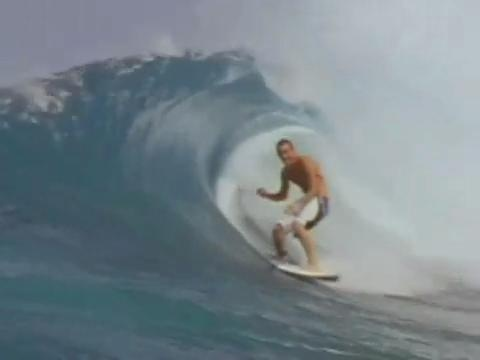
%> input picture dataset/start.jpg, 480 x 360 px
$ octave test1.m   (GNU Octave 9; MATLAB toolbox functions it lacks are replaced by stand-ins)
%> lines starting %> are read from the running program, lines starting %| are printed output that depends on the picture
start = rgb2gray(imread('D:\Kyu\Study\2021 Signal & System\HW1\dataset\start.jpg'));
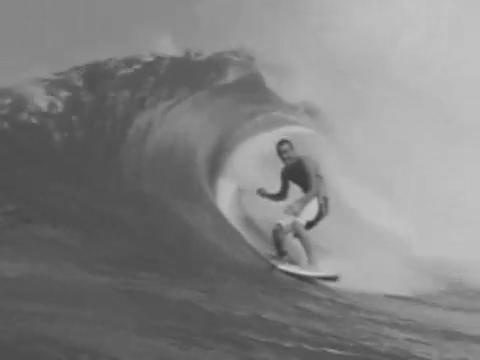
%> start: size 360x480 uint8; min 50, max 209, mean 129.6
img_1 = rgb2gray(imread('D:\Kyu\Study\2021 Signal & System\HW1\dataset\0010.jpg'));
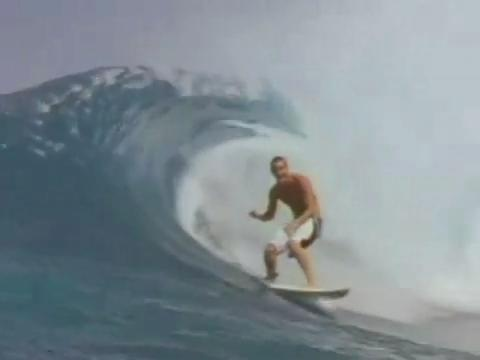
%> input picture dataset/0010.jpg, 480 x 360 px
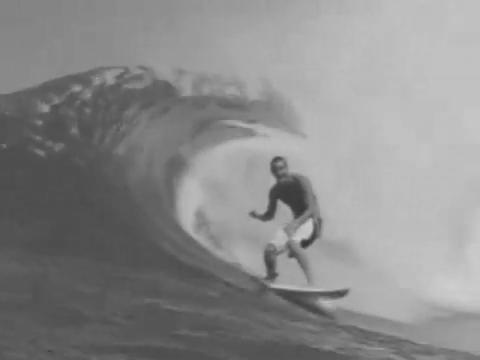
%> img_1: size 360x480 uint8; min 52, max 207, mean 138.5
patch_1 = start(140:168, 274:297);
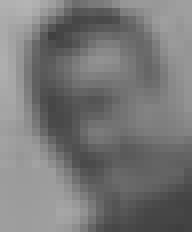
%> patch_1: size 29x24 uint8 (shown 8 times larger); min 63, max 180, mean 119.7
subplot(1,2,1);
imshow(start);
rectangle('Position',[274 140 24 29]);
subplot(1,2,2);
poi = [274 140];
imshow(img_1);
[i,j] = pc(patch_1,img_1,poi);
rectangle('Position',[j i 25 29]);
% [41 lines left out: functions fourier_trans, inverse_ft, not called in this run]
%p_point(prior point)는 이전 사진에서 찾은 얼굴 좌표를 나타냄.
function [i,j]= pc(start,target_img, p_point)
%> called with p_point = [274 140]
%      kernel = [-1 -1 -1;-1 8 -1;-1 -1 -1];
%      img_f = imfilter(target_img,kernel,'same');
     h = size(start,1);
%> h = 29
     w = size(start,2);
%> w = 24
     start_t = fft2(start);
     k1 = 1; k2 = 1;
     for y = 1:360-h
        for x = p_point(1)-30:p_point(1)+30
            target_patch =target_img(y:y+(h-1), x:x+(w-1));
            target_t = fft2(target_patch);
            C =(start_t.*conj(target_t))./abs(start_t.*conj(target_t));
            R = ifft2(C);
            r(k1,k2) = max(max(abs(R)));
            k2 = k2+1;
        end
        k1= k1+1;
        k2 = 1;
     end
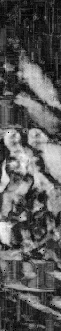
%> r: size 331x61 double; 0.17% of the values are NaN or infinite; the others: min 0.113, max 0.648, mean 0.3; drawn with min black, max white, NaN and infinite black
%> after the loop, k1 = 332
    [i, j]= find(r == max(max(r)));
%> i = 165; j = 23
    i = i + p_point(2) -30;
%> i = 275
    j = j + p_point(1) -30;
%> j = 267
%> `[i,j] = pc(patch_1,img_1,poi);`: i = 275; j = 267
%> `rectangle('Position',[j i 25 29]);`:
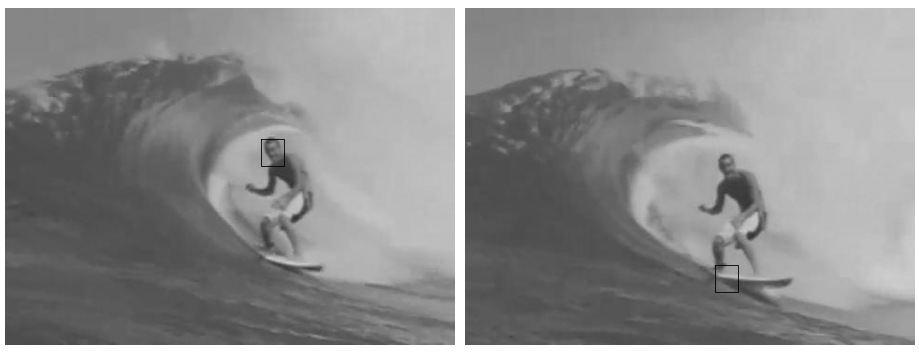
%> figure redrawn from the program's plot data, 2 panels
end
